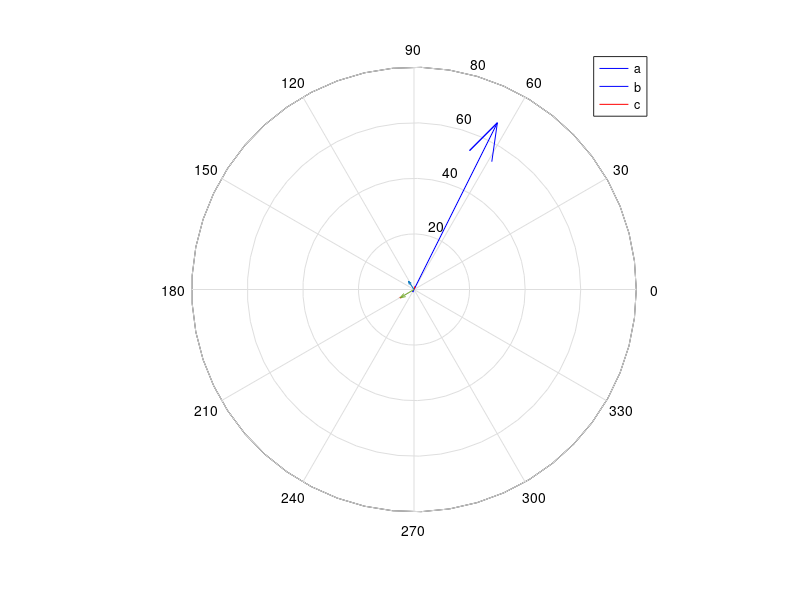

MATLAB code for this plot: (Note: this script raises an error after producing the figure.)
clc
close
clear

a = 100 + 200j;
a = a*0.3;
compass(a);
hold on;
b = -1-2j;
b = b/abs(b);
compass(b,'b');
c = 0.1 + 0.3j;
c = c/abs(c);
compass(c,'r');
legend('a','b','c');

%%
z=-2+3i; 
%z = z/abs(z);
quiver(0,0,real(z),imag(z),1);
hold on;
z2 = -5 - 3j;
%z2 = z2/abs(z2);
quiver(0,0,real(z2),imag(z2),1);

z3 = 0.03 + 0.06j;
%z3 = z3/abs(z3);
quiver(real(z2),imag(z2),real(z3),imag(z3),1,'r','Linewidth',2);

%%
a = 1+2j;
polarplot(a)

%%
clc
clear
close

Vs = 230;
Is = 52.14 - 39.15j ;
zs = 2.319 - 1.74j ; % Zs = Is * req
xs = 2.53 + 3.367j ; % xs = Is * xeq
Vp = 234.89 + 1.64j ;
quiver(0,0,real(Vp),imag(Vp),1,'g','MaxHeadSize',0.05,'Linewidth',2);
hold on;
quiver(0,0,real(Vs),imag(Vs),1,'r','MaxHeadSize',0.05,'Linewidth',2);
quiver(0,0,real(Is),imag(Is),1,'b','MaxHeadSize',0.1,'Linewidth',2);
quiver(real(Vs),imag(Vs),real(zs),imag(zs),1,'b','MaxHeadSize',1,'Linewidth',2);
quiver(real(zs+Vs),imag(zs+Vs),real(xs),imag(xs),1, 'r','MaxHeadSize',1,'Linewidth',2);

